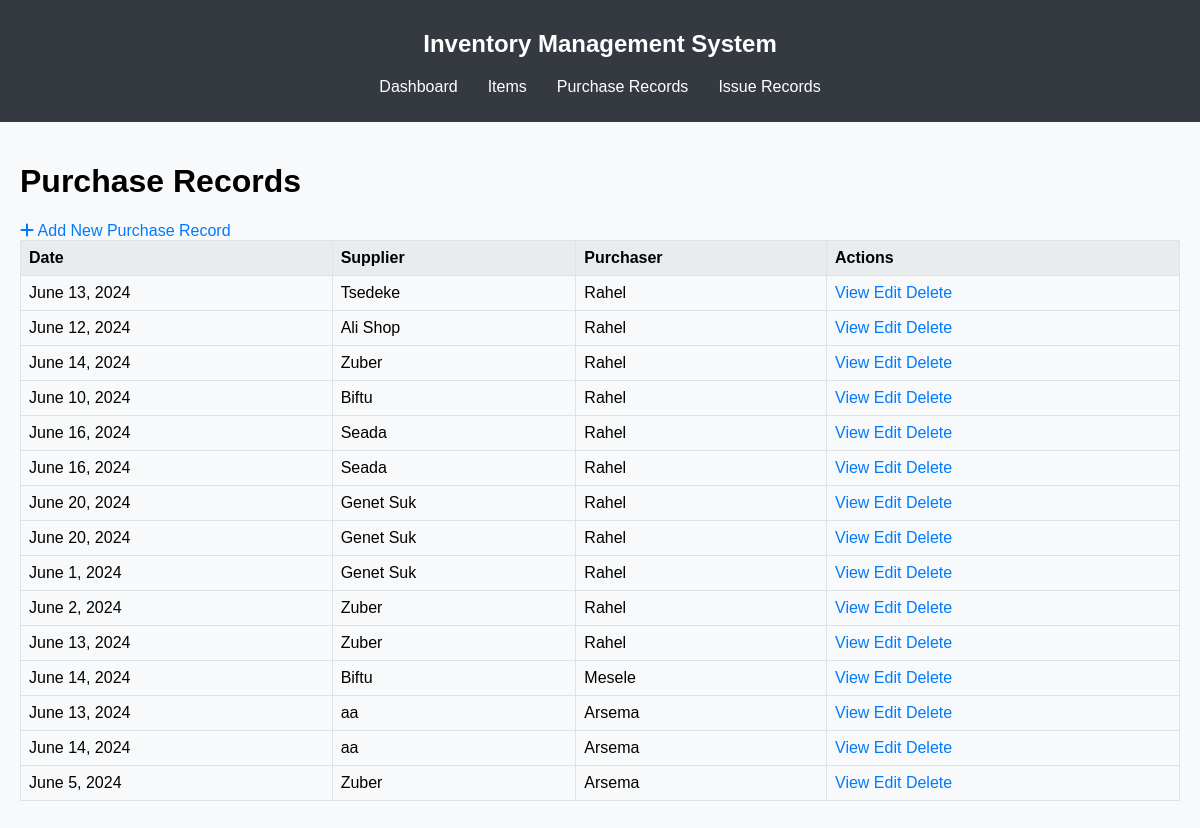
The app's page /purchase-records/ with its own data.
### store/models.py (models this page shows, shortened)
class PurchaseRecord(models.Model):
    date = models.DateField(default=timezone.now)
    supplier = models.CharField(max_length=255)
    purchaser = models.CharField(max_length=255)
    upload_receipt = models.FileField(upload_to='receipts/', blank=True, null=True)

### store/views.py (the view)
# urls.py: path('purchase-records/', views.purchase_record_list, name='purchase_record_list'),
def purchase_record_list(request):
    purchase_records = PurchaseRecord.objects.all()
    return render(request, 'store/purchase_record_list.html', {'purchase_records': purchase_records})

### store/templates/store/purchase_record_list.html (shortened to what this page needs)
{% extends 'base.html' %}
{% block content %}
<h1>Purchase Records</h1>
<a href="{% url 'purchase_record_create' %}" class="btn btn-primary"><i class="fas fa-plus"></i> Add New Purchase Record</a>
<table class="table mt-3">
    <thead>
        <tr>
            <th>Date</th>
            <th>Supplier</th>
            <th>Purchaser</th>
            <th>Actions</th>
        </tr>
    </thead>
    <tbody>
        {% for record in purchase_records %}
        <tr>
            <td>{{ record.date }}</td>
            <td>{{ record.supplier }}</td>
            <td>{{ record.purchaser }}</td>
            <td>
                <a href="{% url 'purchase_record_detail' record.pk %}" class="btn btn-info btn-sm mr-1">View</a>
                <a href="{% url 'purchase_record_edit' record.pk %}" class="btn btn-warning btn-sm mr-1">Edit</a>
                <a href="{% url 'purchase_record_delete' record.pk %}" class="btn btn-danger btn-sm">Delete</a>
            </td>
        </tr>
        {% endfor %}
    </tbody>
</table>
{% endblock %}

### store/templates/base.html (style rules this page uses)
body { font-family: Arial, sans-serif; margin: 0; padding: 0; background-color: #f8f9fa; }
table { width: 100%; border-collapse: collapse; margin-bottom: 20px; }
table, th, td { border: 1px solid #dee2e6; }
th, td { padding: 8px; text-align: left; }
th { background-color: #e9ecef; }
a { color: #007bff; text-decoration: none; }

### records on screen
PurchaseRecord: date "June 13, 2024", supplier "Tsedeke", purchaser "Rahel"
PurchaseRecord: date "June 12, 2024", supplier "Ali Shop", purchaser "Rahel"
PurchaseRecord: date "June 14, 2024", supplier "Zuber", purchaser "Rahel"
PurchaseRecord: date "June 10, 2024", supplier "Biftu", purchaser "Rahel"
PurchaseRecord: date "June 16, 2024", supplier "Seada", purchaser "Rahel"
PurchaseRecord: date "June 16, 2024", supplier "Seada", purchaser "Rahel"
PurchaseRecord: date "June 20, 2024", supplier "Genet Suk", purchaser "Rahel"
PurchaseRecord: date "June 20, 2024", supplier "Genet Suk", purchaser "Rahel"
PurchaseRecord: date "June 1, 2024", supplier "Genet Suk", purchaser "Rahel"
PurchaseRecord: date "June 2, 2024", supplier "Zuber", purchaser "Rahel"
PurchaseRecord: date "June 13, 2024", supplier "Zuber", purchaser "Rahel"
PurchaseRecord: date "June 14, 2024", supplier "Biftu", purchaser "Mesele"
PurchaseRecord: date "June 13, 2024", supplier "aa", purchaser "Arsema"
PurchaseRecord: date "June 14, 2024", supplier "aa", purchaser "Arsema"
PurchaseRecord: date "June 5, 2024", supplier "Zuber", purchaser "Arsema"
